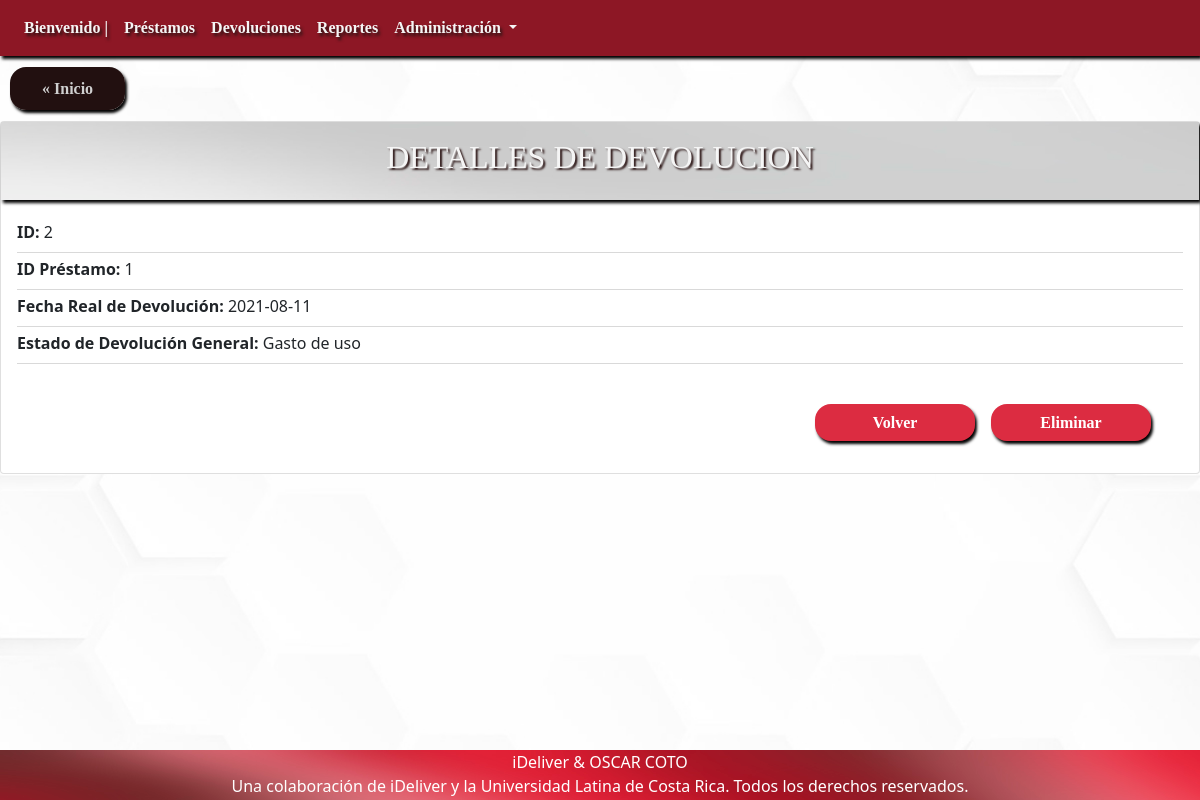
The page /?c=detalleDevolucion&idDevolucion=2 on the database its author committed.
### tables this page shows
CREATE TABLE `devolucion` (
  `idDevolucion` int(11) NOT NULL,
  `idPrestamo` int(11) NOT NULL,
  `fechaRealDevolucion` date DEFAULT current_timestamp(),
  `idEstadoDevolucionGeneral` int(11) NOT NULL
);

CREATE TABLE `estadodevoluciongeneral` (
  `idEstadoDevolucionGeneral` int(11) NOT NULL,
  `descripcionEstadoDevolucionGeneral` varchar(50) DEFAULT NULL
);

### Controller/detalleDevolucion.php (called while the page is built, shortened)
<?php
include 'model/Devolucion.php';
$devolucionId = $_GET['idDevolucion'];
$sDevolucion = new Devolucion();
    $selectDevolucion = $sDevolucion->seleccionarDevolucion($devolucionId);
    $EstadoDevGnrl = new EstadoDevolucionGen();
    $allEstadoDevGnrl = $EstadoDevGnrl->seleccionarAllEstadoDevolucionGen();
include 'view/verDetalleDevolucion.php';

### Model/Devolucion.php (called while the page is built, shortened)
<?php
include_once "model/EstadoDevolucionGeneral.php";
class Devolucion {
    public function __construct($idDevolucion = 0, $idPrestamo = 0,$fechaRealDevolucion = "",$idEstadoDevolucionGeneral= 0) {
        $this->idDevolucion = $idDevolucion;
        $this->idPrestamo = $idPrestamo;
        $this->fechaRealDevolucion = $fechaRealDevolucion;
        $this->idEstadoDevolucionGeneral = $idEstadoDevolucionGeneral;
    }
    function seleccionarDevolucion($idDevolucion = 0) {
        $query = "SELECT * FROM devolucion";
        if ($idDevolucion) {
            $query .= " where idDevolucion = '$idDevolucion'";
        }
        $pdo = new Connection();
        $pdo = $pdo->open();
        $result = $pdo->query($query);
        $rows = [];
        foreach ($result->fetchAll() as $row) {
            $rows[] = new Devolucion($row['idDevolucion'], $row['idPrestamo'],
            $row['fechaRealDevolucion'],$row['idEstadoDevolucionGeneral']);
        }
        return $rows;
    }
}

### Model/EstadoDevolucionGeneral.php (called while the page is built, shortened)
<?php
class EstadoDevolucionGen {
    public function __construct($idEstadoDevolucionGeneral = 0, $descripcionEstadoDevolucionGeneral = "") {
        $this->idEstadoDevolucionGeneral = $idEstadoDevolucionGeneral;
        $this->descripcionEstadoDevolucionGeneral = $descripcionEstadoDevolucionGeneral;
    }
    function seleccionarAllEstadoDevolucionGen() {
        $query = "SELECT * FROM estadodevoluciongeneral";
        $pdo = new Connection();
        $pdo = $pdo->open();
        $result = $pdo->query($query);
        $rows = [];
        foreach ($result->fetchAll() as $row) {
            $rows[] = new EstadoDevolucionGen($row['idEstadoDevolucionGeneral'], $row['descripcionEstadoDevolucionGeneral']);
        }
        return $rows;
    }
}

### View/verDetalleDevolucion.php (the view, shortened to what this page needs)
<div class="upside">
    <a href="index.php" class="Inicio">« Inicio</a>
</div>
<div class="card" id="ListaCompleta">
    <div class="card-title">
        <h2> DETALLES DE DEVOLUCION </h2>
    </div>
    <?php
        foreach ($selectDevolucion as $value) {    ?>
    <div class="card-body">
        <p class="card-subtitle mb-2" id="card-subtitle">
            <strong>ID: </strong> <?php echo $value->idDevolucion; ?></p>
                <div class="dropdown-divider"></div>
        <p class="card-subtitle mb-2" id="card-subtitle">
            <strong>ID Préstamo: </strong> <?php echo $value->idPrestamo; ?></p>
                    <div class="dropdown-divider"></div>
        <p class="card-subtitle mb-2" id="card-subtitle">
            <strong> Fecha Real de Devolución: </strong><?php echo $value->fechaRealDevolucion; ?></p>
                <div class="dropdown-divider"></div>
        <p class="card-subtitle mb-2" id="card-subtitle">
            <strong>Estado de Devolución General: </strong>
            <?php foreach ($allEstadoDevGnrl as $valor2) {
                if ($value->idEstadoDevolucionGeneral == $valor2->idEstadoDevolucionGeneral) { ?>
                    <?php echo $valor2->descripcionEstadoDevolucionGeneral	; ?>
            <?php } } ?>
        </p>
                <div class="dropdown-divider"></div>
    </div>
    <div class="card-dfooter">
        <a href="?c=eliminarDevolucion&idDevolucion=<?php echo $value->idDevolucion; ?>" class="card-link">Eliminar</a>
        <a href="?c=detalleAllDevolucion" class="card-link">Volver</a>
    </div>
    <?php   }  ?>
</div>

### css/style.css (style rules this page uses)
body { background-image: url("../img/wallpaper.jpg"); background-position: center; background-attachment: fixed; background-size:cover; }
.card { margin: auto; width: 100%; display: flexbox; }
.card .card-title { background-image: url("../img/card-subtitle-wallpaper.jpg"); color: whitesmoke; text-align: center; font-family: "Arial Black"; box-shadow: 2px 3px 3px black; }
.card .card-title h2 { text-shadow: 2px 2px 2px #2b1515; padding: 1rem; }

### css/style1.css (style rules this page uses)
#ListaCompleta { margin-top: 10px; width: inherit; }
.upside { margin-top: 20px; margin-left: 10px; margin-bottom: 20px; }
.upside .Inicio { margin: auto; padding: 0.8rem 2rem; text-align: center; background: #221010; color: #cfcfcf; text-decoration: none; width: 50%; box-shadow: 2px 3px 3px black; font-family: "Georgia"; font-weight: bold; border-radius: 1rem; }
.card-dfooter { margin-top: 1rem; margin-right: 2rem; margin-bottom: 2rem; }
.card-dfooter .card-link { float: right; margin-right: 1rem; padding: 0.4rem 2rem; text-align: center; background: #dc2c41; color: white; text-decoration: none; width: 10rem; box-shadow: 2px 3px 3px black; font-family: "Georgia"; font-weight: bold; border-radius: 1rem; }

### rows shown on the page
devolucion: idDevolucion "2", idPrestamo "1", fechaRealDevolucion "2021-08-11"
estadodevoluciongeneral: descripcionEstadoDevolucionGeneral "Gasto de uso"
